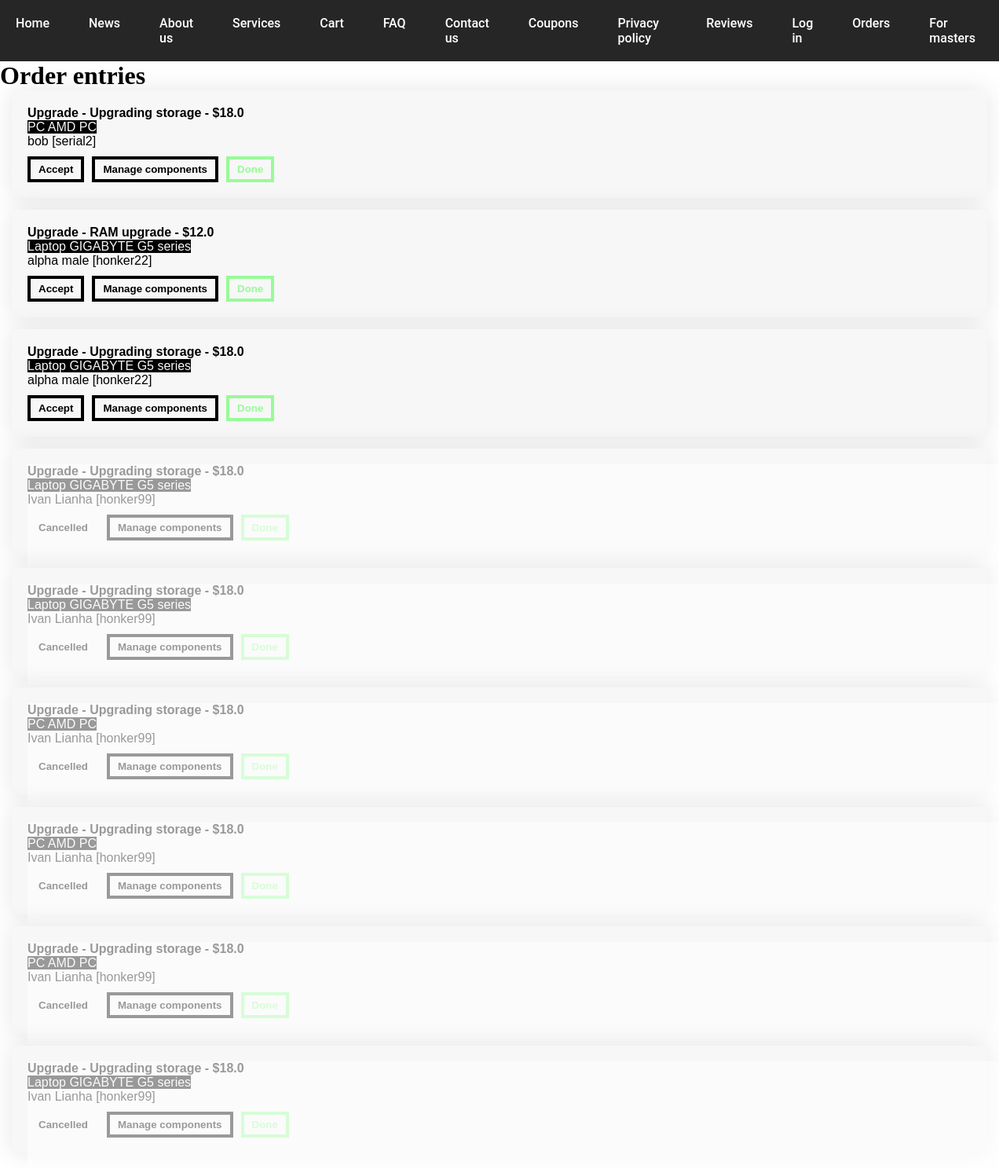
The page /master/ (signed in) on the database its author committed.
### cart_app/models.py (models this page shows, shortened)
class OrderEntry(models.Model):
    order_id = models.ForeignKey(Order, on_delete=models.CASCADE)
    service_type = models.ForeignKey(ServiceType, on_delete=models.CASCADE)
    service = models.ForeignKey(Service, on_delete=models.CASCADE)
    device_type = models.ForeignKey(DeviceType, on_delete=models.CASCADE)
    device = models.ForeignKey(Device, on_delete=models.CASCADE)
    master = models.ForeignKey(Master, on_delete=models.CASCADE)
    status = models.CharField("Order entry completion status", default="Awaiting acceptance", max_length=50)
    additional_components = models.ManyToManyField(Component)
    def count_total(self):
        total = 0.0
        for component in self.additional_components.all():
            total += component.price_in_usd
        return total + self.service.base_price_in_usd

### service_app/models.py (models this page shows, shortened)
class ServiceType(models.Model):
    name = models.CharField("Service type name", max_length=100)
    description = models.CharField("Service description", max_length=200)

class Service(models.Model):
    service_type_id = models.ForeignKey(ServiceType, on_delete=models.CASCADE)
    name = models.CharField("Service name", max_length=100)
    description = models.CharField("Service description", max_length=200)
    base_price_in_usd = models.FloatField("Base service price in USD without parts")
    device_types = models.ManyToManyField(DeviceType)

class DeviceType(models.Model):
    name = models.CharField("Device type name", max_length=100)
    description = models.CharField("Device type description", max_length=200)

class Device(models.Model):
    name = models.CharField("Device name", max_length=200)
    serial = models.CharField("Serial number", max_length=200)
    device_type = models.ForeignKey(DeviceType, on_delete=models.CASCADE)

### user_app/models.py (models this page shows, shortened)
class UserProfile(models.Model):
    user = models.ForeignKey(User, on_delete=models.CASCADE, default=None, null=True)
    phone_number = models.CharField("User contact phone number", max_length=20)
    name = models.CharField("User full name", max_length=100)
    address = models.CharField("User full address", max_length=200)
    passport_serial = models.CharField("User passport serial", max_length=50)
    import pytz

### master_app/views.py (the view)
# urls.py: path('', views.master_orders, name='master_orders'),
@login_required
@user_passes_test(is_master)
def master_orders(request):
    user = request.user
    wrapper = []
    order_entries = OrderEntry.objects.filter(master__user=user)
    for entry in order_entries:
        order = entry.order_id
        client = order.user_profile
        wrapper.append({
            'client': client,
            'entry': entry
        })
    return render(request, 'master_app/master_orders.html', {'entries': wrapper})

### master_app/views.py (called while the page is built)
def is_master(user):
    return user.groups.filter(name="masters").exists()

### master_app/templates/master_app/master_orders.html (shortened to what this page needs)
<!doctype html>
<html lang="en">
<head>
</head>
<body>
<nav class="horizontal_navigation">
    <ul>
        <li>
            <a href="http://127.0.0.1:8000/" style="padding-right: 10px">Home</a>
        </li>
        <li>
            <a href="http://127.0.0.1:8000/news/" style="padding-right: 10px">News</a>
        </li>
        <li>
            <a href="http://127.0.0.1:8000/about/" style="padding-right: 10px">About us</a>
        </li>
        <li>
            <a href="http://127.0.0.1:8000/services/" style="padding-right: 10px">Services</a>
        </li>
        <li>
            <a href="http://127.0.0.1:8000/cart/" style="padding-right: 10px">Cart</a>
        </li>
        <li>
            <a href="http://127.0.0.1:8000/faq/" style="padding-right: 10px">FAQ</a>
        </li>
        <li>
            <a href="http://127.0.0.1:8000/contacts/" style="padding-right: 10px">Contact us</a>
        </li>
        <li>
            <a href="http://127.0.0.1:8000/coupons/" style="padding-right: 10px">Coupons</a>
        </li>
        <li>
            <a href="http://127.0.0.1:8000/privacy_policy/" style="padding-right: 10px">Privacy policy</a>
        </li>
        <li>
            <a href="http://127.0.0.1:8000/review/" style="padding-right: 10px">Reviews</a>
        </li>
        <li>
            <a href="http://127.0.0.1:8000/auth/" style="padding-right: 10px">Log in</a>
        </li>
        <li>
            <a href="http://127.0.0.1:8000/client/" style="padding-right: 10px">Orders</a>
        </li>
        <li>
            <a href="http://127.0.0.1:8000/master/" style="padding-right: 10px">For masters</a>
        </li>
    </ul>
</nav>
<h1>Order entries</h1>
<div>
    {% for entry in entries %}
        {% include 'master_app/master_order_block.html' with item=entry %}
    {% endfor %}
</div>
</body>
</html>

### master_app/templates/master_app/master_order_block.html (shortened to what this page needs)
<div class="card">
    {% if item.entry.status == 'Ready' or item.entry.status == 'Cancelled' %}
        <div style="position: absolute; width: 100%; height: 100%; background-color: rgba(255, 255, 255, .6)"></div>
    {% endif %}
    <span style="font-weight: bold">{{ item.entry.service_type.name }} - {{ item.entry.service.name }} - ${{ item.entry.count_total }}</span>
    <br>
    <span style="background-color: black; color: #f7f7f7">{{ item.entry.device_type.name }} {{ item.entry.device.name }}</span>
    <br>
    <span>{{ item.client.name }} [{{ item.client.passport_serial }}]</span>
    <br>
    <div style="display: flex; align-items: center">
        {% if item.entry.status == 'In progress' %}
            <button class="control_btn accept inactive">In progress</button>
        {% elif item.entry.status == 'Ready' %}
            <button class="control_btn accept inactive">Ready</button>
        {% elif item.entry.status == 'Cancelled' %}
            <button class="control_btn accept inactive">Cancelled</button>
        {% else %}
            <form action="{% url 'accept_order' %}" method="post">
            <button class="control_btn accept">Accept</button>
        </form>
        {% endif %}
        <form action="{% url 'component_list' %}" method="get">
            <button class="control_btn">Manage components</button>
        </form>
        <form action="{% url 'finish_order' %}" method="post">
            <button class="control_btn done" type="submit">Done</button>
        </form>
    </div>
</div>

### master_app/templates/master_app/master_orders.html (style rules this page uses)
* { margin: 0; padding: 0; box-sizing: border-box; }
body { margin: 0 !important; }
.horizontal_navigation { background-color: #262626; }
.horizontal_navigation ul { display: flex; list-style: none; width: 100%; }
.horizontal_navigation ul li { padding: 20px }
.horizontal_navigation ul li a { text-decoration: none; color: #ffffff; font-family: "Roboto", sans-serif; font-weight: 500; }
button.control_btn { outline: none; padding: 5px 10px; border-radius: 0; border: 4px solid black; background-color: transparent; font-family: Consolas, sans-serif; font-weight: bold; margin-top: 10px; margin-right: 10px; transition: .2s ease-in-out; cursor: pointer; }
button.done { border-color: #98FB98; color: #98FB98; }
button.accept.inactive { border-color: transparent; pointer-events: none; }
.card { background-color: #f7f7f7; font-family: Consolas, sans-serif; padding: 20px; margin: 0 15px 15px 15px; box-shadow: 0 0 30px rgba(0, 0, 0, .1); position: relative; }

### rows shown on the page
UserProfile: client.name "bob", client.passport_serial "serial2"
OrderEntry: entry.service_type.name "Upgrade", entry.service.name "Upgrading storage", entry.count_total "18.0", entry.device_type.name "PC", entry.device.name "AMD PC"
UserProfile: client.name "alpha male", client.passport_serial "honker22"
OrderEntry: entry.service_type.name "Upgrade", entry.service.name "RAM upgrade", entry.count_total "12.0", entry.device_type.name "Laptop", entry.device.name "GIGABYTE G5 series"
OrderEntry: entry.service_type.name "Upgrade", entry.service.name "Upgrading storage", entry.count_total "18.0", entry.device_type.name "Laptop", entry.device.name "GIGABYTE G5 series"
UserProfile: client.name "Ivan Lianha", client.passport_serial "honker99", shows "Cancelled"
OrderEntry: entry.service_type.name "Upgrade", entry.service.name "Upgrading storage", entry.count_total "18.0", entry.device_type.name "Laptop", entry.device.name "GIGABYTE G5 series"
OrderEntry: entry.service_type.name "Upgrade", entry.service.name "Upgrading storage", entry.count_total "18.0", entry.device_type.name "Laptop", entry.device.name "GIGABYTE G5 series"
OrderEntry: entry.service_type.name "Upgrade", entry.service.name "Upgrading storage", entry.count_total "18.0", entry.device_type.name "PC", entry.device.name "AMD PC"
OrderEntry: entry.service_type.name "Upgrade", entry.service.name "Upgrading storage", entry.count_total "18.0", entry.device_type.name "PC", entry.device.name "AMD PC"
OrderEntry: entry.service_type.name "Upgrade", entry.service.name "Upgrading storage", entry.count_total "18.0", entry.device_type.name "PC", entry.device.name "AMD PC"
OrderEntry: entry.service_type.name "Upgrade", entry.service.name "Upgrading storage", entry.count_total "18.0", entry.device_type.name "Laptop", entry.device.name "GIGABYTE G5 series"
